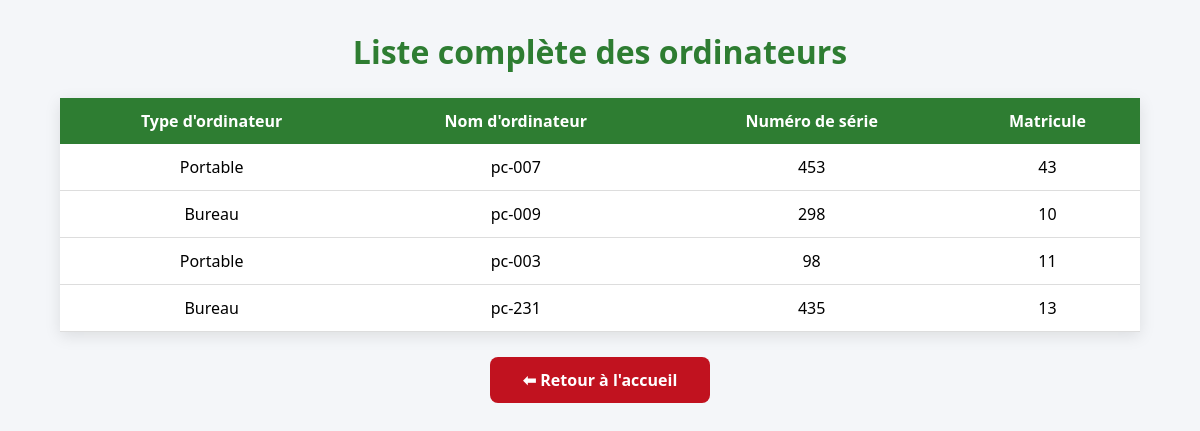
/tous_ordinateurs (signed in), run on an earlier commit of the app's database.
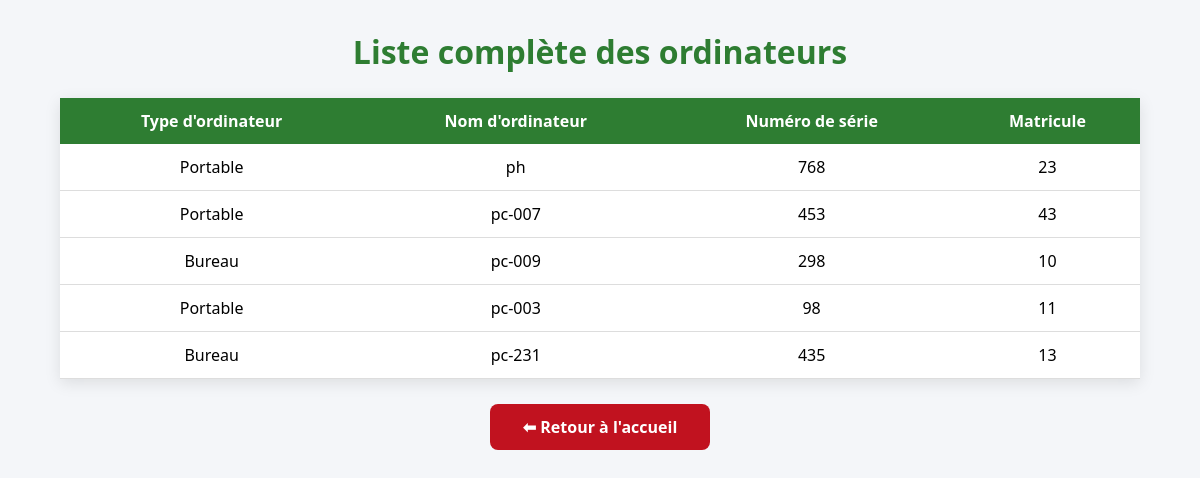
And on a later commit of the database.
### tables this page shows
CREATE TABLE ordinateurs (
    id INTEGER PRIMARY KEY AUTOINCREMENT,
    type_ordinateur TEXT,
    nom_ordinateur TEXT,
    numero_serie TEXT,
    matricule TEXT
);

### app.py (the view)
@app.route("/tous_ordinateurs")
def tous_ordinateurs():
    if "user" not in session:
        return redirect("/")
    conn = sqlite3.connect("parc.db")
    cursor = conn.cursor()
    cursor.execute("""
        SELECT type_ordinateur,
               nom_ordinateur,
               numero_serie,
               matricule
        FROM ordinateurs
        ORDER BY id DESC
    """)
    ordinateurs = cursor.fetchall()
    conn.close()
    return render_template(
        "tous_ordinateurs.html",
        ordinateurs=ordinateurs
    )

### templates/tous_ordinateurs.html (shortened to what this page needs)
<!DOCTYPE html>
<html lang="fr">
<head>
</head>
<body>
<div class="container">
<h1>Liste complète des ordinateurs</h1>
<table>
<tr>
    <th>Type d'ordinateur</th>
    <th>Nom d'ordinateur</th>
    <th>Numéro de série</th>
    <th>Matricule</th>
</tr>
{% for o in ordinateurs %}
<tr>
    <td>{{ o[0] }}</td>
    <td>{{ o[1] }}</td>
    <td>{{ o[2] }}</td>
    <td>{{ o[3] }}</td>
</tr>
{% endfor %}
</table>
<a href="/accueil" class="retour">
    ⬅ Retour à l'accueil
</a>
</div>
</body>
</html>

What changed in the data, as far as the page shows it:
added ordinateurs: type_ordinateur "Portable", nom_ordinateur "ph", numero_serie "768", matricule "23"
